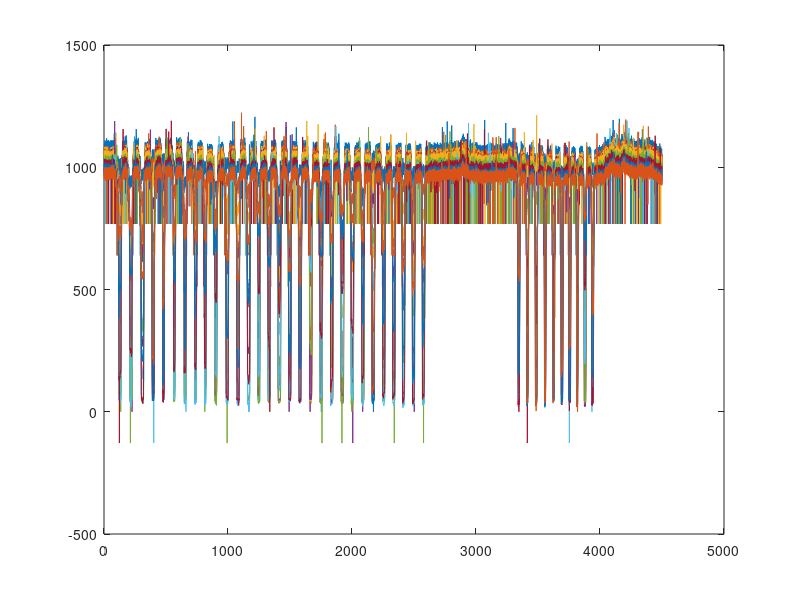

The MATLAB script that drew this image:
clear all

data = load('raw_7_0_unsync.txt');
alfa = 0.7;

% data_pin = reshape(data,16+1,length(data)/(12+1))';
data_pin = data;
data_pin(:,1) = [];

data_diff = diff(data_pin);

% for m = 1:149
%   
%     if min(data_diff(m,:))<-400
%         index = find(data_diff(m,:) == min(data_diff(m,:)))
%         t = m
%     end
% 
% end

% figure
plot(data_pin)

data_m = data_pin;
data_me = median(data_m);
for a = 1:size(data_m,1)
    for b = 1:16
        if data_m(a,b) > 0.8* data_me(b)
            data_m(a,b) = data_me(b);
        end
    end
end

% m = 1;
% a = 1;
% cnt = 0;

% while 1
%     
%     if ~isempty(find(data_m(a,:)<alfa*median(data_m(a,:))))
%         index1 = find(data_m(a,:) == min(data_m(a,:)));
%         if ~isempty(find(data_m(a+1,:)<alfa*median(data_m(a+1,:))))
%             index2 = find(data_m(a+1,:) == min(data_m(a+1,:)));
%             if index2 < index1
%                 cnt = cnt + 1;
%             elseif index2 > index1
%                 DD(m) = -1;
%                 m = m+1;
%             elseif index2 == index1
%                 DD(m) = 0;
%                 m = m+1;
%             end       
%         end
%         
%         
%     else
%         a = a+1;
%     end
%     
%     if a == size(data_m,1)
%         break;
%     end
%     
%     
% end

% data_m = data_pin;

a = 1;
m = 1;
index = [];
cnt = 0;
cnt_frame = [];
n = 1;

while 1
    
    if ~isempty(find(data_m(a,:) < alfa*median(data_m(a,:))))   % alfa*median(data_m(a,:))
        index(m) = floor(mean(find(data_m(a,:) == min(data_m(a,:)))));
        frame(m) = a;
        m = m + 1;
    else
        
        if ~isempty(index)
            pp = index;
            ppp = frame;
            index = [];
            frame = [];
        end
                    
        
        if m > 10
            cnt = cnt+1;
            
            if sum(diff(pp))<0
                DD(cnt) = 1;
            elseif sum(diff(pp))>0
                DD(cnt) = -1;
                pp
                ppp
            else
                DD(cnt) = 0;
            end
            
            cnt_frame(n) = a;
            n = n+1;
        end
        m = 1;
        
    end    
    
        
    
    if a == size(data_m,1)
        break;
    end
    a = a+1;
    
end
        












